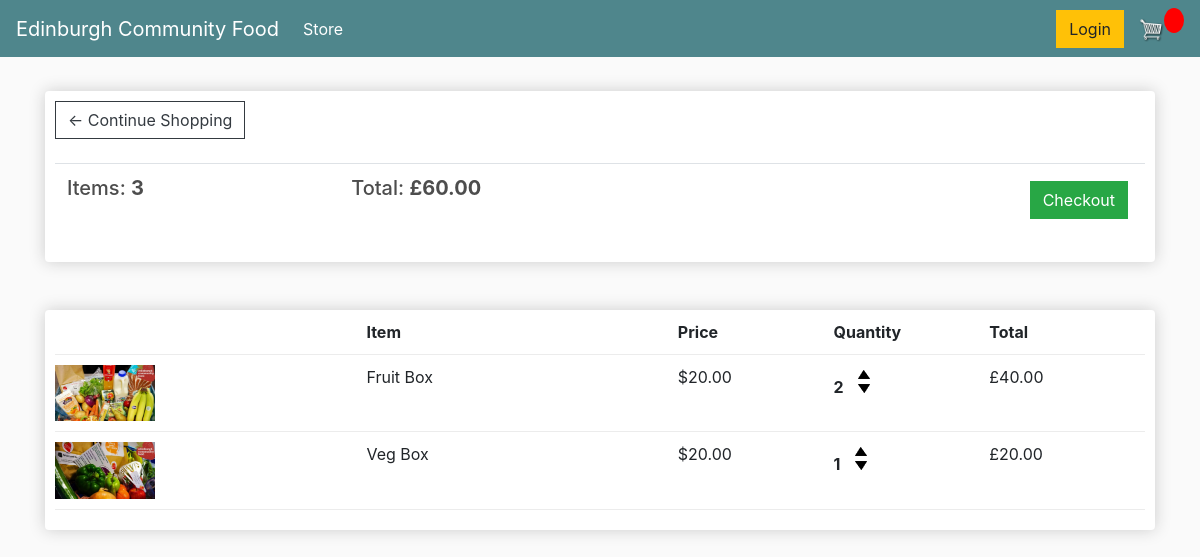
The page /cart/ (signed in) on the database as committed earlier.
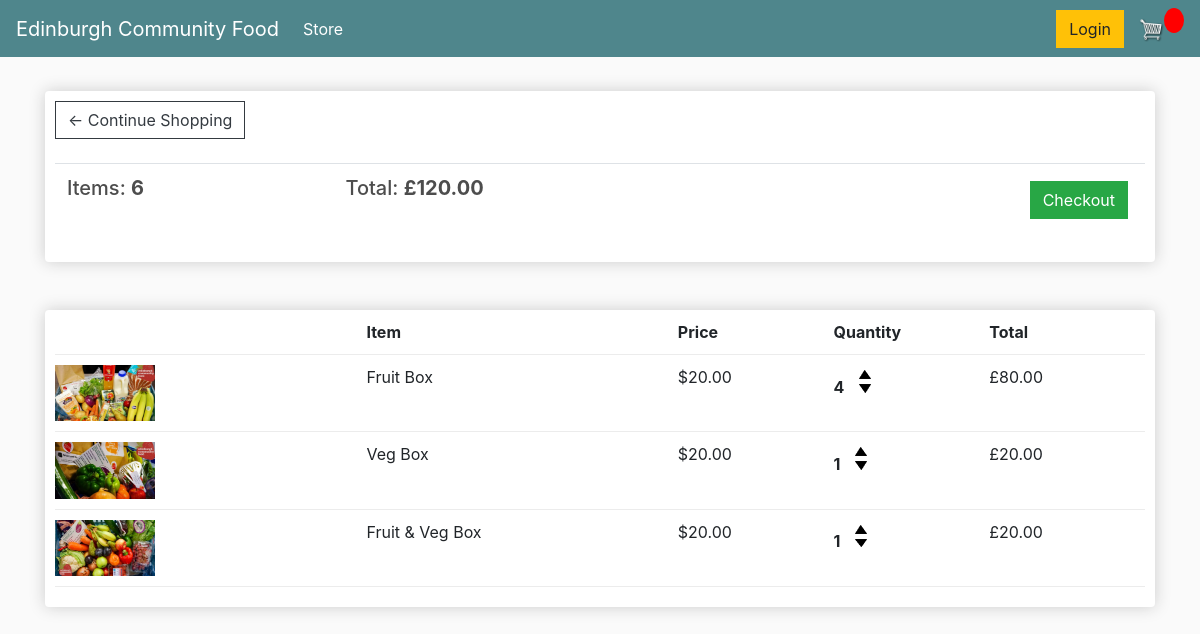
The same page on the database as committed later.
### store/models.py (models this page shows, shortened)
class Order(models.Model):
	customer = models.ForeignKey(Customer, on_delete=models.SET_NULL, null=True, blank=True)
	date_ordered = models.DateTimeField(auto_now_add=True)
	complete = models.BooleanField(default=False)
	transaction_id = models.CharField(max_length=100, null=True)
	@property
	def get_cart_total(self):
		orderitems= self.orderitem_set.all()
		total = sum([item.get_total for item in orderitems])
		return total
	@property
	def get_cart_items(self):
		orderitems= self.orderitem_set.all()
		total = sum([item.quantity for item in orderitems])
		return total

class OrderItem(models.Model):
	product = models.ForeignKey(Product, on_delete=models.SET_NULL, null=True)
	order = models.ForeignKey(Order, on_delete=models.SET_NULL, null=True)
	quantity = models.IntegerField(default=0, null=True, blank=True)
	date_added = models.DateTimeField(auto_now_add=True)
	@property
	def get_total(self):
		total = self.product.price * self.quantity
		return total

class Product(models.Model):
	name = models.CharField(max_length=200)
	price = models.FloatField()
	digital = models.BooleanField(default=False,null=True, blank=True)
	image = models.ImageField(null=True, blank=True)
	@property
	def imageURL(self):
		try:
			url = self.image.url
		except:
			url = ''
		return url

### store/views.py (the view)
# urls.py: path('cart/', views.cart, name="cart"),
def cart(request):
	if request.user.is_authenticated:
		customer = request.user.customer
		order, created = Order.objects.get_or_create(customer=customer, complete=False)
		items = order.orderitem_set.all()
	else:
		items = []
		order = {'get_cart_total': 0, 'get_cart_items':0}
	context = {'items': items, 'order': order}
	return render(request, 'store/cart.html', context)

### store/templates/store/cart.html
{% extends "store/main.html" %}
{% load static %}
{% block content %}
	<div class="row">
		<div class="col-lg-12">
			<div class="box-element">
				<a  class="btn btn-outline-dark" href="{% url 'store' %}">&#x2190; Continue Shopping</a>
				<br>
				<br>
				<table class="table">
					<tr>
						<th><h5>Items: <strong>{{order.get_cart_items}}</strong></h5></th>
						<th><h5>Total: <strong> £{{order.get_cart_total|floatformat:2}}</strong></h5></th>
						<th>
							<a  style="float:right; margin:5px;" class="btn btn-success" href="{% url 'checkout' %}">Checkout</a>
						</th>
					</tr>
				</table>
			</div>
			<br>
			<br>
			<div class="box-element">
				<div class="cart-row">
					<div style="flex:2"></div>
					<div style="flex:2"><strong>Item</strong></div>
					<div style="flex:1"><strong>Price</strong></div>
					<div style="flex:1"><strong>Quantity</strong></div>
					<div style="flex:1"><strong>Total</strong></div>
				</div>
				{% for item in items %}
				<div class="cart-row">
					<div style="flex:2"><img class="row-image" src="{{item.product.imageURL}}"></div>
					<div style="flex:2"><p>{{item.product.name}}</p></div>
					<div style="flex:1"><p>${{item.product.price|floatformat:2}}</p></div>
					<div style="flex:1">
						<p class="quantity">{{item.quantity}}</p>
						<div class="quantity">
							<img class="chg-quantity" src="{% static  'images/arrow-up.png' %}">
							<img class="chg-quantity" src="{% static  'images/arrow-down.png' %}">
						</div>
					</div>
					<div style="flex:1"><p>£{{item.get_total|floatformat:2}}</p></div>
				</div>
				{% endfor %}
			</div>
		</div>
	</div>
{% endblock content %}

### store/templates/store/main.html (shortened to what this page needs)
<!DOCTYPE html>
{% load static %}
<html>
<head>
	<link rel="stylesheet" href="https://stackpath.bootstrapcdn.com/bootstrap/4.4.1/css/bootstrap.min.css">
	<link rel="stylesheet" type="text/css" href="{% static 'css/main.css' %}">
</head>
<body>
	<nav class="navbar navbar-expand-lg navbar-dark bg-dark">
	  <a class="navbar-brand" href="{% url 'store' %}">Edinburgh Community Food</a>
	  <div class="collapse navbar-collapse" id="navbarSupportedContent">
	    <ul class="navbar-nav mr-auto">
	      <li class="nav-item active">
	        <a class="nav-link" href="{% url 'store' %}">Store <span class="sr-only">(current)</span></a>
	      </li>
	    </ul>
	    <div class="form-inline my-2 my-lg-0">
	     	<a href="#"class="btn btn-warning">Login</a>
	     	<a href="{% url 'cart' %}">
	    		<img  id="cart-icon" src="{% static 'images/cart.png' %}">
	    	</a>
	    	<p id="cart-total">{{cartItems}}</p>
	    </div>
	  </div>
	</nav>
     <div class="container">
            <br>
            {% block content %}
            {% endblock content %}
         </div>
</body>
</html>

### static/css/main.css (style rules this page uses)
body { background-color: hsl(0, 0%, 98%); }
h1,h2,h3,h4,h5,h6 { color:hsl(0, 0%, 30%); }
.box-element { box-shadow:hsl(0, 0%, 80%) 0 0 16px; background-color: #fff; border-radius: 4px; padding: 10px; }
.bg-dark { background-color: #4f868c!important; }
#cart-icon { width:25px; display: inline-block; margin-left: 15px; }
#cart-total { display: block; text-align: center; color:#fff; background-color: red; width: 20px; height: 25px; border-radius: 50%; font-size: 14px; }
.col-lg-4, .col-lg-6, .col-lg-8, .col-lg-12 { margin-top: 10px; }
.btn { border-radius: 0; }
.row-image { width: 100px; }
.cart-row { display: flex; align-items: flex-stretch; padding-bottom: 10px; margin-bottom: 10px; border-bottom: 1px solid #ececec; }
.quantity { display: inline-block; font-weight: 700; padding-right:10px; }
.chg-quantity { width: 12px; cursor: pointer; display: block; margin-top: 5px; transition:.1s; }

Rows that differ between the two databases and show on the page:
changed through a linked row, Order: get_cart_items "3" → "6"; get_cart_total "60.00" → "120.00"
changed OrderItem "Fruit Box": quantity "2" → "4"; get_total "40.00" → "80.00"
added OrderItem: product.imageURL (picture), product.name "Fruit & Veg Box", product.price "20.00", quantity "1", get_total "20.00"
